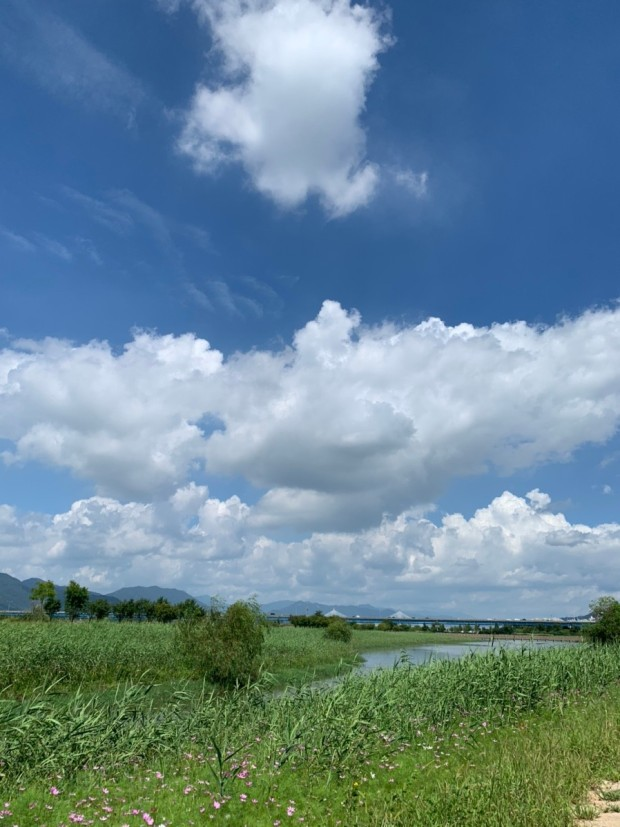
#> input picture studeyarray/images/flip_text.jpg, 620 x 827 px
$ python mat_array.py
#> lines starting #> are read from the running program, lines starting #| are printed output that depends on the picture
import cv2

image = cv2.imread("images/flip_text.jpg", cv2.IMREAD_COLOR)
#> image is the input picture: shape (827, 620, 3); mean B, G, R 149, 135.4, 105.3
if image is None: raise Exception("영상파일 읽기 오류 발생")

x_axis = cv2.flip(image,0)
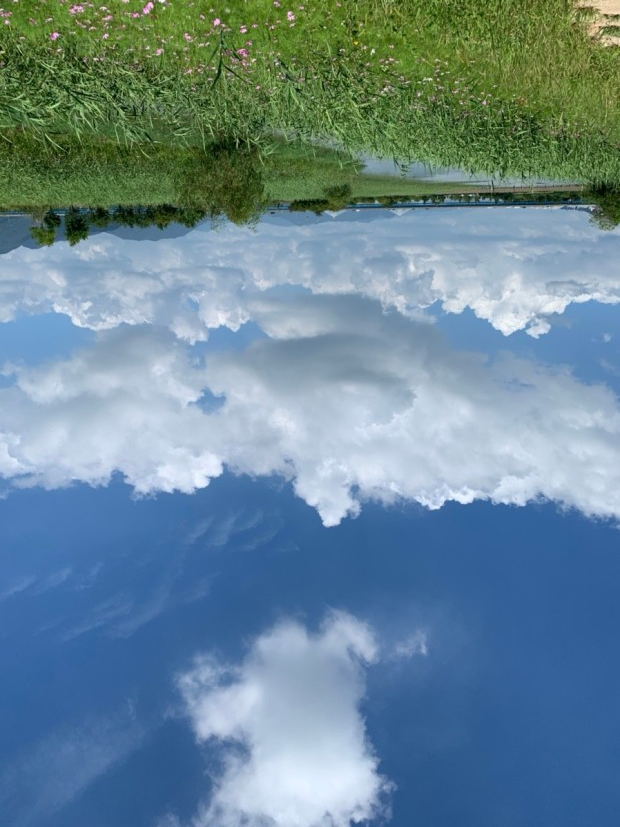
#> x_axis: shape (827, 620, 3); mean B, G, R 149, 135.4, 105.3
y_axis = cv2.flip(image,1)
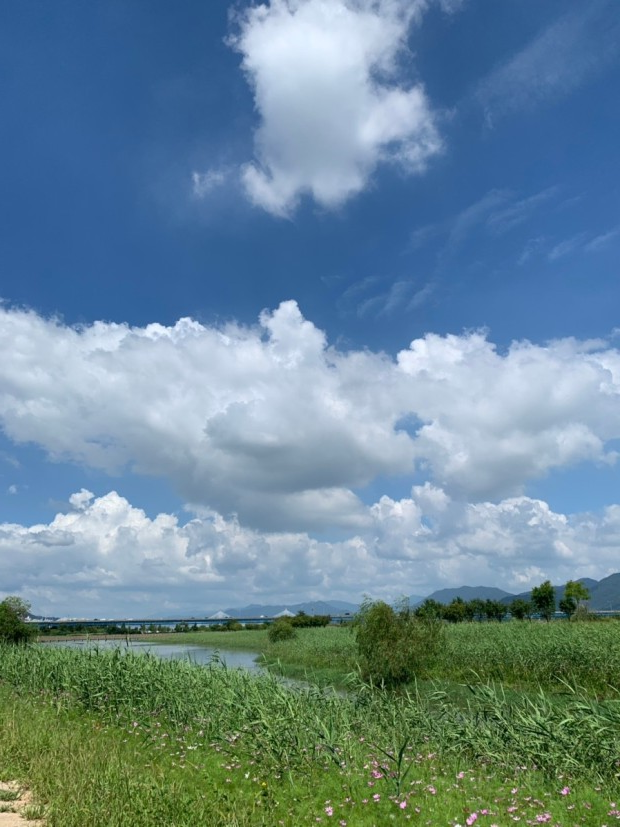
#> y_axis: shape (827, 620, 3); mean B, G, R 149, 135.4, 105.3
xy_axis = cv2.flip(image,-1)
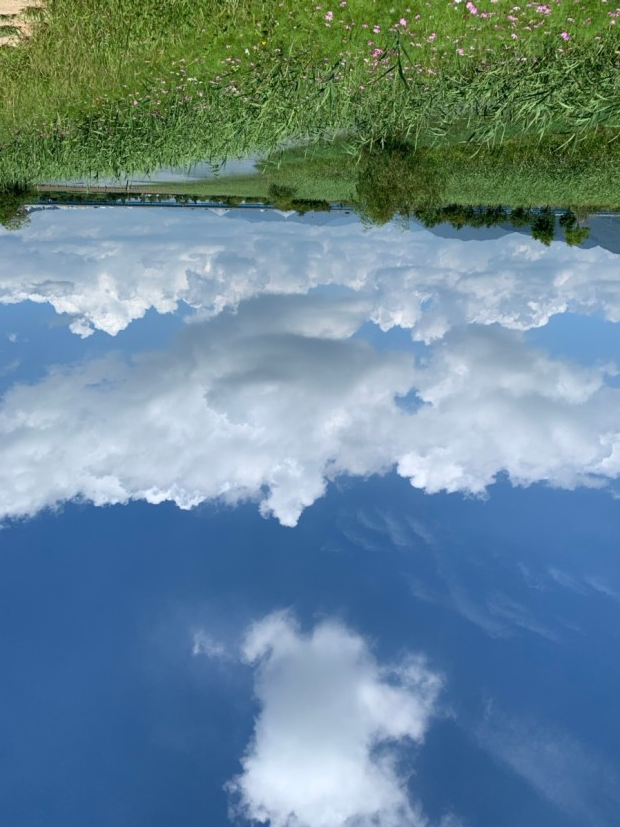
#> xy_axis: shape (827, 620, 3); mean B, G, R 149, 135.4, 105.3
rep_image = cv2.repeat(image,1,2)
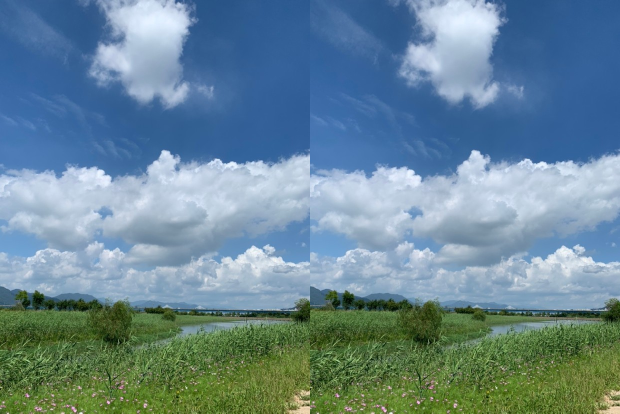
#> rep_image: shape (827, 1240, 3) (shown at 1/2 size); mean B, G, R 149, 135.4, 105.3
trans_image = cv2.transpose(image)
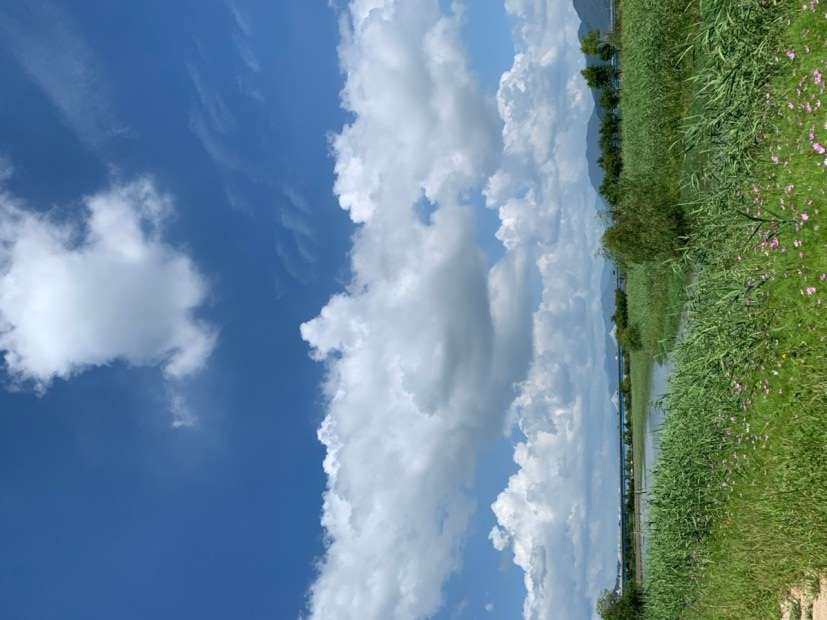
#> trans_image: shape (620, 827, 3); mean B, G, R 149, 135.4, 105.3

titles = ['image', 'x_axis', 'y_axis', 'xy_axis', 'rep_image', 'trans_image']
for title in titles:
    cv2.imshow(title, eval(title))
cv2.waitKey(0)
